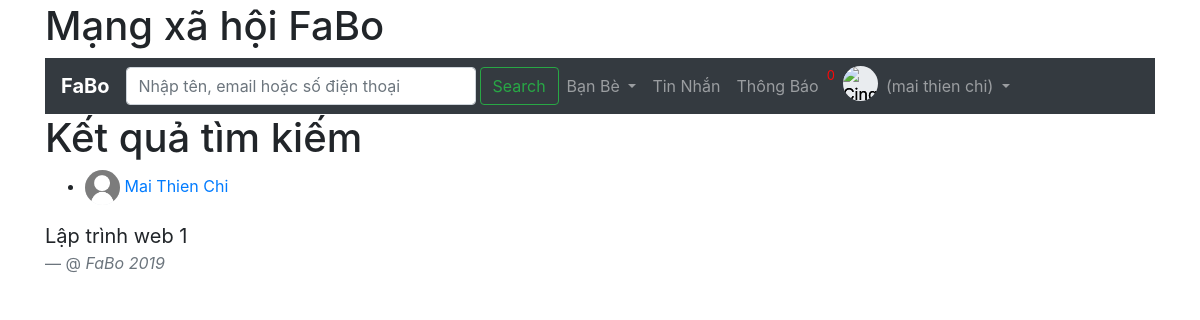
The page /search.php?id=mtchi1@gmail.com (signed in) on the database its author committed.
### tables this page shows
CREATE TABLE `users` (
  `id` int(255) NOT NULL,
  `displayName` varchar(255) NOT NULL,
  `email` varchar(255) NOT NULL,
  `NamSinh` varchar(11) NOT NULL,
  `gender` varchar(11) NOT NULL,
  `phone` varchar(11) NOT NULL,
  `password` varchar(255) NOT NULL,
  `hasAvatar` int(11) NOT NULL DEFAULT '0',
  `status` int(11) NOT NULL DEFAULT '0',
  `code` varchar(16) NOT NULL,
  `avatar` blob,
  `dem` int(255) NOT NULL DEFAULT '0',
  `privacyEmail` varchar(15) DEFAULT 'Công khai',
  `privacyPhone` varchar(15) DEFAULT 'Công khai',
  `privacyNamSinh` varchar(15) DEFAULT 'Công khai',
  `privacyGioiTinh` varchar(15) DEFAULT 'Công khai'
);

### functions.php (called while the page is built, shortened)
<?php
function detectPage()
{
    $uri=$_SERVER['REQUEST_URI'];
    $parts=explode('/',$uri);
    $filename=$parts[2];
    $parts=explode('.',$filename);
    $page=$parts[0];
    return $page;
}
function findUserById($id)
{
    global $db;
    $stmt=$db->prepare("SELECT * FROM users WHERE id=?");
    $stmt->execute(array($id));
    return $stmt->fetch(PDO::FETCH_ASSOC);
}
function GetUser($search,$currentId)
{
  global $db;
  $stmt = $db->prepare("SELECT * FROM users WHERE (email=? or displayName=? or phone=?) and id!=?");
  $stmt->execute(array($search, $search,$search,$currentId));
  $followings = $stmt->fetchAll(PDO::FETCH_ASSOC);
  $friends = array();
  for ($i = 0; $i < count($followings); $i++)
  {
    $friends[] = $followings[$i];
  }
  return $friends;
}

### init.php (called while the page is built, shortened)
<?php
require_once('functions.php');
$page = detectPage();
if (isset($_SESSION['userId'])) {
  $currentUser = findUserById($_SESSION['userId']);
}

### search.php (the view)
<?php
require_once 'init.php';
$searchs = GetUser($_GET['id'],$currentUser['id']);
?>
<?php include 'header.php' ?>
<?php if(!$searchs):?>
<h1>Không tìm thấy kết quả nào</h1>
<?php else:?>
<h1>Kết quả tìm kiếm</h1>
<ul>
  <?php foreach ($searchs as $search) : ?>
  <li>
    <?php if($search['avatar']): ?>
    <img src ="avatar.php?id=<?php echo $search['id']; ?>" class="img-circle" alt="Cinque Terre" width="35" height="35">
    <?php else: ?>
    <img src="no-avatar.jpg" class="img-circle" alt="Cinque Terre" width="35" height="35">
    <?php endif;?>
    <a href="wall.php?id=<?php echo $search['id']; ?>"><?php echo $search['displayName'] ?></a>
  </li>
  <?php endforeach; ?>
</ul>
    <?php endif; ?>
<?php include 'footer.php' ?>

### header.php (shortened to what this page needs)
<?php
  require_once 'init.php';
?>
<!doctype html>
<html lang="en">
  <head>
    <link rel="stylesheet" type="text/css" href="style.css">
    <link rel="stylesheet" href="https://stackpath.bootstrapcdn.com/bootstrap/4.4.1/css/bootstrap.min.css">
    <link rel="stylesheet" href="https://stackpath.bootstrapcdn.com/bootstrap/4.3.1/css/bootstrap.min.css">
    <link rel="stylesheet" href="https://use.fontawesome.com/releases/v5.7.0/css/all.css">
  </head>
  <body>
  <div class="container">
    <h1>Mạng xã hội FaBo</h1>
    <nav class="navbar navbar-expand-lg navbar-dark bg-dark ">
  <a class="navbar-brand" href="index.php"><strong>FaBo</strong></a>
  <div class="collapse navbar-collapse" id="navbarSupportedContent">
    <ul class="navbar-nav mr-auto">
      <?php if (!$currentUser): ?>
      <li class="nav-item <?php echo $page == 'register' ? 'active': ''; ?>">
        <a class="nav-link" href="register.php">Đăng Ký <span class="sr-only">(current)</span></a>
      </li>
      <li class="nav-item <?php echo $page == 'login' ? 'active': ''; ?>">
        <a class="nav-link" href="login.php">Đăng Nhập <span class="sr-only">(current)</span></a>
      </li>
      <!-- <li class="nav-item <?php echo $page == 'forgot_password' ? 'active' : '' ?>">
              <a class="nav-link" href="forgot_password.php">Quên mật khẩu</a>
      </li> -->
      <?php else: ?>
      <form class="form-inline my-5 my-lg-0" method="POST">
      <input class="form-control mr-sm-1" type="search" name="search" placeholder="Nhập tên, email hoặc số điện thoại" aria-label="Search" style="width:350px">
      <button class="btn btn-outline-success my-2 my-sm-0" type="submit">Search</button>
      </form>
      <li class="nav-item dropdown">
        <a class="nav-link dropdown-toggle" href="#" id="navbarDropdown" role="button" data-toggle="dropdown" aria-haspopup="true" aria-expanded="false">
        Bạn Bè
      </a>
      </li>
      <li class="nav-item <?php echo $page == 'message' ? 'active': ''; ?>">
        <a class="nav-link" href="message.php">Tin Nhắn<span class="sr-only">(current)</span></a>
      </li>
      <li class="nav-item <?php echo $page == 'notification' ? 'active': ''; ?>">
        <a class="nav-link" href="notification.php" >Thông Báo <span class="sr-only">(current)</span></a>
      </li>
      <li><div class="notification"><?php echo $currentUser['dem'];?></div></li>&ensp;
      <?php if($currentUser['avatar']): ?>
    <img src ="avatar.php?id=<?php echo $currentUser['id']; ?>" class="img-circle" alt="Cinque Terre" width="35" height="35">
    <?php else: ?>
    <img src="no-avatar.jpg" class="img-circle" alt="Cinque Terre" width="35" height="35">
    <?php endif;?>
      <li class="nav-item dropdown">
        <a class="nav-link dropdown-toggle" href="#" id="navbarDropdown" role="button" data-toggle="dropdown" aria-haspopup="true" aria-expanded="false">
        <?php echo $currentUser ? ' ('. $currentUser['displayName'].')' :'' ?>
        </a>
      </li>
      <?php endif; ?>
  </div>
</nav>

### style.css (style rules this page uses)
.img-circle { border-radius: 50%; color: black; background-color: #e9ecef; text-shadow: 0 0 black; }
.container { padding: 2px 16px; }
.notification { color: #fc0808; font-size: small; }

### rows shown on the page
users: dem "0", displayName "mai thien chi"
users: displayName "Mai Thien Chi"
